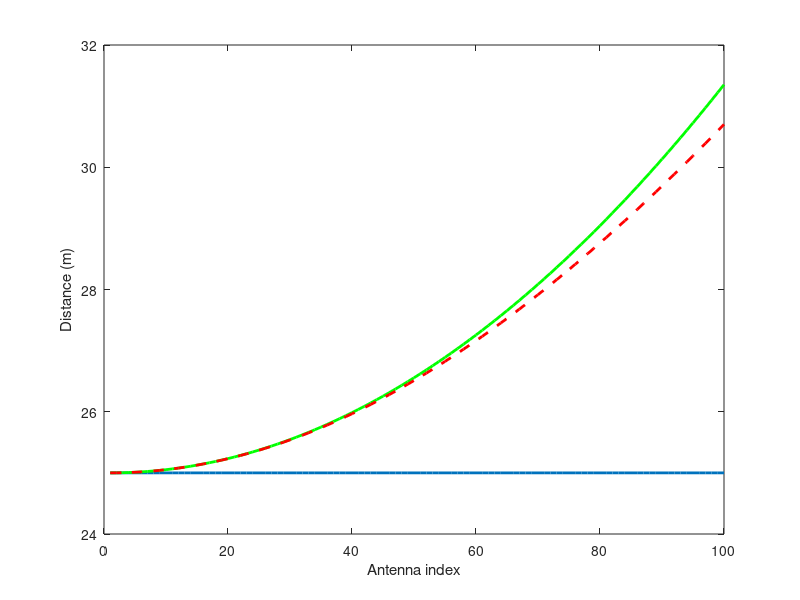

Source code (MATLAB): (Note: this script raises an error after producing the figure.)
% Author: Prabhu Chandhar, Chandhar Research Labs, Chennai, India.

clc;
clear all;

f = 2.5e9; % carrier frequency in Hz
c = 3e8; % spped of light in m/s
lambda = c/f; % wavelength in m
Mx = 100; % Number of antenna elements along the x-axis
My = 1; % Number of antenna elements along the y-axis
delx = 1.5*lambda; % Element spacing along the x-axis
dely = 1.5*lambda; % Element spacing along the y-axis
R  = 25; % Distance between first antenna element and drone

z2=1;
for th = [0:pi/20:pi];pi/2; % Elevation angle
z1=1;
for ph = [0:pi/20:2*pi]; % Azimuth angle
for p = 1:Mx;
for q = 1:My;
l = (q-1)*My+p;
% Distance without higher order term
dist_without_ho(l) = R -(sin(th)*(((p-1)*delx*cos(ph))+((q-1)*dely*sin(ph))));
% Distance with higher order term
dist_with_ho(l) = R +((inv(2*R))*(((p-1)^2*delx^2)+ ((q-1)^2*dely^2)))-(sin(th)*(((p-1)*delx*cos(ph))+((q-1)*dely*sin(ph))));
% Exact distance
dist_exact(l) = R *sqrt(1+((inv(R^2))*(((p-1)^2*delx^2)+ ((q-1)^2*dely^2)))-(2*inv(R)*sin(th)*(((p-1)*delx*cos(ph))+((q-1)*dely*sin(ph)))));
end

end
error_without_ho(z2,z1) = (dist_exact(end)-dist_without_ho(end))*100./dist_exact(end); % Relative error without higher order term
error_with_ho(z2,z1) = (dist_exact(end)-dist_with_ho(end))*100./dist_exact(end); % Relative error with higher order term
z1=z1+1;

end
z2=z2+1;

end

figure;plot(dist_without_ho,'linewidth',2); hold on; plot(dist_with_ho,'g','linewidth',2);plot(dist_exact,'r--','linewidth',2);
xlabel('Antenna index');ylabel('Distance (m)');
legend(3,'without higher order term','with higher order term','exact','Location','northwest');
% axis([1 Mx 0 2*R]);

figure;mesh( [0:pi/20:2*pi]*180/pi,[0:pi/20:pi]*180/pi,abs(error_with_ho));
xlabel('Azimuth angle (deg)');ylabel('Elevation angle (deg)');zlabel('error (%) with higher order term');
axis([0 360 0 180 0 100]);colorbar;

figure;mesh( [0:pi/20:2*pi]*180/pi,[0:pi/20:pi]*180/pi,abs(error_without_ho));
xlabel('Azimuth angle (deg)');ylabel('Elevation angle (deg)');zlabel('error (%) without higher order term');
axis([0 360 0 180 0 100]);colorbar;
